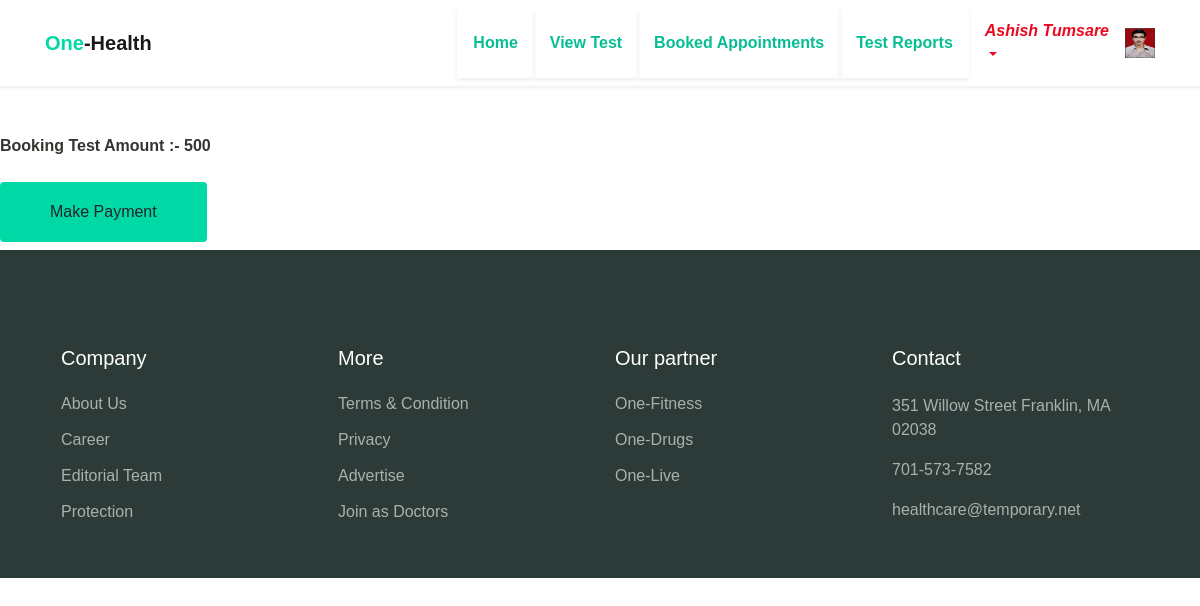
The page /test-payment/14 (signed in) on the database its author committed.
### customer/models.py (models this page shows, shortened)
class Customer(models.Model):
    fname = models.CharField(max_length=10)
    lname = models.CharField(max_length=10)
    email = models.EmailField(unique=True)
    mobile = models.CharField(max_length=14)
    password = models.CharField(max_length=15)
    address = models.TextField()
    pic = models.FileField(upload_to='profile',null=True,blank=True,default='avtar.png')

### employee/models.py (models this page shows, shortened)
class Test(models.Model):
    employee = models.ForeignKey(Employee,on_delete=models.CASCADE)
    test_name = models.CharField(max_length=20)
    test_added_by = models.DateTimeField(auto_now_add=True)
    test_desc = models.TextField()
    test_rate = models.IntegerField()

### customer/views.py (the view)
# urls.py: path('test-payment/<int:pk>',views.test_payment,name='test-payment'),
def test_payment(request,pk):
    uid = Customer.objects.get(email=request.session['email'])
    global test
    test = models.Test.objects.get(id=pk)
    print(type(test))
    global amount
    currency = 'INR'
    amt = int(test.test_rate)
    amount = amt*100 # convert rupees to paisa
    razorpay_order = razorpay_client.order.create(dict(amount=amount,
                                                       currency=currency,
                                                       payment_capture='0'))
    razorpay_order_id = razorpay_order['id']
    callback_url = 'paymenthandler/'
    context = {}
    context['razorpay_order_id'] = razorpay_order_id
    context['razorpay_merchant_key'] = settings.RAZOR_KEY_ID
    context['razorpay_amount'] = amount
    context['currency'] = currency
    context['callback_url'] = callback_url
    context['uid'] = uid
    context['test'] = test
    print("@@@@@@@@@@@@@@@@@@@@@@@@@@@@@@@@@@@@222")
    return render(request,'test-payment.html',context=context)

### customer/templates/test-payment.html (shortened to what this page needs)
{% extends 'customer/cheader.html' %}
{% load static %}
{% block content %}
<br><br>
	<b>
	</h2 class="title"> Booking Test Amount :- </h2>
	</label class="title"> {{test.test_rate}} </label> </b>
		<br><br>
	<div class="btn_container">
		<label class="btn btn-primary"><button class="btn" id="pay-btn">Make Payment</button></label>
	</div>
{% endblock %}

### customer/templates/customer/cheader.html (shortened to what this page needs)
{% load  static %}
<!DOCTYPE html>
<html lang="en">
<head>
  <link rel="stylesheet" href="{% static 'assets/css/maicons.css' %}">
  <link rel="stylesheet" href="{% static 'assets/css/bootstrap.css' %}">
  <link rel="stylesheet" href="{% static 'assets/vendor/owl-carousel/css/owl.carousel.css' %}">
  <link rel="stylesheet" href="{% static 'assets/vendor/animate/animate.css' %}">
  <link rel="stylesheet" href="{% static 'assets/css/theme.css' %}">
</head>
<body>
  <header>
    <nav class="navbar navbar-expand-lg navbar-light shadow-sm">
      <div class="container">
        <a class="navbar-brand" href="#"><span class="text-primary">One</span>-Health</a>
        <div class="collapse navbar-collapse" id="navbarSupport">
          <ul class="navbar-nav ml-auto">
            <li class="nav-item active">
              <a class="navbar navbar-expand-lg navbar-light shadow-sm" href="{% url 'index' %}"><b>Home</b></a>
            </li>
            <li class="nav-item">
              <a class="navbar navbar-expand-lg navbar-light shadow-sm" href="{% url 'view-test' %}"><b>View Test</b></a>
            </li>
            <li class="nav-item">
              <a class="navbar navbar-expand-lg navbar-light shadow-sm" href="{% url 'my-bookings' %}"><b>Booked Appointments</b></a>
            </li>
            <li class="nav-item">
              <a class="navbar navbar-expand-lg navbar-light shadow-sm" href="{% url 'test-reports' %}"> <b> Test Reports </b> </a>
            </li>
            <li class="nav-item">
             <div class="nav-item dropdown">
                          <a style = "color:#eb091f;" href="#" class="nav-link dropdown-toggle" data-toggle="dropdown">
                          <b ><i>{{uid.fname}} {{uid.lname}}</i></b>
                          </a>
              <li class="nav-item">
              <div><img  src="{{uid.pic.url}}" height="30" width="30"  /></div>
            </li>
            </li>
          </ul>
        </div>
      </div>
    </nav>
  </header>
      {% block content %}
      {% endblock %}
  <footer class="page-footer">
    <div class="container">
      <div class="row px-md-3">
        <div class="col-sm-6 col-lg-3 py-3">
          <h5>Company</h5>
          <ul class="footer-menu">
            <li><a href="#">About Us</a></li>
            <li><a href="#">Career</a></li>
            <li><a href="#">Editorial Team</a></li>
            <li><a href="#">Protection</a></li>
          </ul>
        </div>
        <div class="col-sm-6 col-lg-3 py-3">
          <h5>More</h5>
          <ul class="footer-menu">
            <li><a href="#">Terms & Condition</a></li>
            <li><a href="#">Privacy</a></li>
            <li><a href="#">Advertise</a></li>
            <li><a href="#">Join as Doctors</a></li>
          </ul>
        </div>
        <div class="col-sm-6 col-lg-3 py-3">
          <h5>Our partner</h5>
          <ul class="footer-menu">
            <li><a href="#">One-Fitness</a></li>
            <li><a href="#">One-Drugs</a></li>
            <li><a href="#">One-Live</a></li>
          </ul>
        </div>
        <div class="col-sm-6 col-lg-3 py-3">
          <h5>Contact</h5>
          <p class="footer-link mt-2">351 Willow Street Franklin, MA 02038</p>
          <a href="#" class="footer-link">701-573-7582</a>
          <a href="#" class="footer-link">healthcare@temporary.net</a>
        </div>
      </div>
          </div>
  </footer>
</body>
</html>

### customer/static/assets/css/theme.css (style rules this page uses)
:root { --primary: #00D9A5; --accent: #FF3D85; --secondary: #4E5AFE; --warning: #EED818; --info: #05B4E1; --danger: #FF4943; --success: #96C93D; --dark: #343531; --light: #F5F9F6; --cs: #596261; --grey: #6E807A; }
body { font-family: "Source Sans Pro", sans-serif; line-height: 1.5; color: #343531; }
a { color: #07be94; text-decoration: none; background-color: transparent; }
.text-primary { color: #00D9A5 !important; }
.btn-primary { color: #fff; background-color: #00D9A5; border-color: transparent; }
.btn { padding: 8px 24px; }
.navbar { min-height: 70px; }
.navbar-brand { font-weight: 600; padding-top: 10px; padding-bottom: 10px; }
.navbar-nav { margin-top: 10px; border-top: 1px solid #E8EEE4; flex-shrink: 0; }
.navbar-nav .nav-link { transition: all .2s ease; }
.navbar-light .navbar-nav .nav-link { color: rgba(110, 128, 122, 0.8); }
@media (min-width: 992px) { .navbar-expand-lg .navbar-nav { margin-top: 0; border-top: none; } }
@media (min-width: 992px) { .navbar-expand-lg .navbar-nav .nav-link { padding-right: 16px; padding-left: 16px; } }
@media (min-width: 992px) { .navbar-expand-lg .navbar-nav { align-items: center; } }
.page-footer { position: relative; display: block; padding-top: 80px; padding-bottom: 16px; background-color: #2D3B38; color: #fff; }
.page-footer h5 { font-weight: 500; margin-bottom: 16px; }
.footer-menu { position: relative; list-style: none; padding-left: 0; }
.footer-menu a, .footer-link { display: inline-block; padding-top: 6px; padding-bottom: 6px; color: rgba(255, 255, 255, 0.6); transition: all .2s ease; }
.footer-link { padding: 0; margin-bottom: 16px; }

### rows shown on the page
Customer: fname "Ashish", lname "Tumsare", pic (picture)
Test: test_rate "500"
